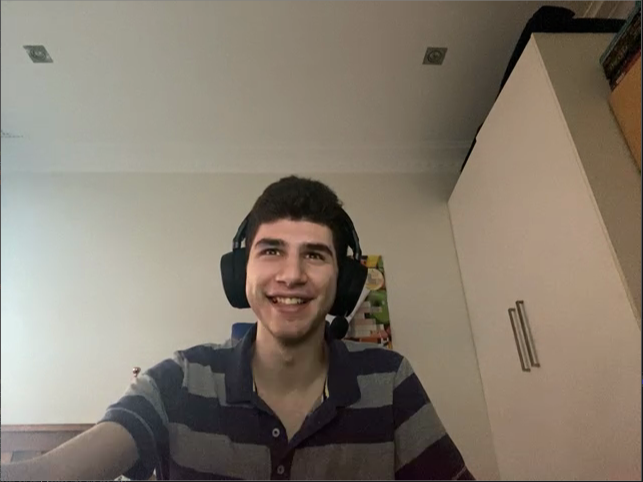
#> input picture virtualBkgdImgs/imageWithoutLight.PNG, 1285 x 964 px (shown at 1/2 size)
$ python imageClusterings.py ./virtualBkgdImgs/imageWithoutLight.PNG   (older library calls are emulated)
#> lines starting #> are read from the running program, lines starting #| are printed output that depends on the picture
### viewFileImage.py
################################################################################

# Alpacas & Fences - viewFileImage
# Authors: 470203101, 470386390, 470354850

# In order to run this file alone:
# $ python viewFileImage.py ./virtualBkgdImgs/imageWithoutLight.PNG
# OR
# $ python viewFileImage.py ./virtualBkgdImgs/IMG20190812150924.jpg

# This script aids in the collection of an image from file.

################################################################################
# Imports
################################################################################
import sys
import cv2

################################################################################
# Constants
################################################################################

################################################################################
# Functions
################################################################################
# readImage
# Returns the read in image file.
# Input:
#   - imageFileName | str -> image file name
# Output:
#   - image
def readImage(imageFileName):
  return  cv2.imread(imageFileName)

#-------------------------------------------------------------------------------
# resize2ScreenImage
# Resize the image to better fit on the screen.
# Input:
#   - image | cv2 image -> image object/data
# Output:
#   - image | cv2 image -> image object/data
# Note:
#   - Image will fit screen.
def resize2ScreenImage(image):
  # Resize the image
  screen_w = 800;
  screen_h = 600;
  img_h = len(image[0])
  img_w = len(image)
  scale_const = 0.75
  #scale_val = scale_const
  scale_val = {
    True: screen_w/img_w*scale_const,
    False: screen_h/img_h*scale_const,
  }[img_w > img_h] # percent of original size
  width = int(img_h * scale_val)
  height = int(img_w * scale_val)
  dim = (width, height)

  # resize image
  return cv2.resize(image, dim, interpolation = cv2.INTER_AREA)

#-------------------------------------------------------------------------------
# viewImagePersistant
# Show the given image in a frame with specified name.
# Input:
#   - frameName | str -> frame name
#   - image | cv2 image -> image object/data
# Output:
#   - N/A
# Note:
#   - Image is shown on the screen.
#   - Code will not progress from this point, until the image has been closed.
def viewImagePersistant(frameName, image):
  cv2.imshow(frameName, image)

  # Wait until the window has been closed
  while cv2.getWindowProperty(frameName, cv2.WND_PROP_VISIBLE) > 0:
    keyCode = cv2.waitKey(50)

#-------------------------------------------------------------------------------
# viewImage
# Show the given image in a frame with specified name.
# Input:
#   - frameName | str -> frame name
#   - image | cv2 image -> image object/data
# Output:
#   - N/A
# Note:
#   - Image is shown on the screen.
#   - Code will not progress from this point, until the image has been closed.
def viewImage(frameName, image):
  cv2.imshow(frameName, image)

#-------------------------------------------------------------------------------
# closeAllImages
# Closes all open image frames.
# Input:
#   - N/A
# Output:
#   - N/A
def closeAllImages():
  cv2.destroyAllWindows()


################################################################################
# Main
################################################################################
# [21 lines left out: function main, not called in this run]

# [2 lines that do not run on import are left out]

### imageManipulations.py
################################################################################

# Alpacas & Fences - imageManipulations
# Authors: 470203101, 470386390, 470354850

# In order to run this file alone:
# $ python imageManipulations.py

# This script aids in the manipulations of images needed for other scripts.

################################################################################
# Imports
################################################################################
from skimage.measure import compare_ssim
import imutils
import cv2
import numpy as np
from PIL import Image

################################################################################
# Constants
################################################################################
hist_equ_tile_size = 8

################################################################################
# Functions
################################################################################
# histEqu
# Removes the background of the given rgb_img through diffing the bkgd_img
# Input:
#   - bgr_img | cv2 image -> image object/data
#   - bkgd_img | cv2 image -> image object/data
# Output:
#   - N/A
# Notes:
#   - Implementation guided from https://docs.opencv.org/master/d5/daf/tutorial_py_histogram_equalization.html
# [34 lines left out: functions histEqu, diffImgs, not called in this run]

#-------------------------------------------------------------------------------
# normImg
# Normalise image
# Input:
#   - img | cv2 image -> image object/data
# Output:
#   - img | cv2 image -> image object/data with values between 0.0 and 1.0
def normImg(img):
  img = np.subtract(img, np.amin(img))
  img = np.divide(img, np.amax(img))
  return img

#-------------------------------------------------------------------------------
# resizeImage
# Resize the image.
# Input:
#   - image | cv2 image -> image object/data
#   - scale | 0.0 -> 1.0 | float -> scale
# Output:
#   - image | cv2 image -> image object/data
# Note:
#   - Image will fit screen.
def resizeImage(image, scale=0.5):
  # Resize the image
  img_h, img_w = image.shape[0:2]
  new_w = int(img_w * scale)
  new_h = int(img_h * scale)
  # dim = (width, height)
  dim = (new_w, new_h)

  # resize image
  return cv2.resize(image, dim, interpolation = cv2.INTER_AREA)

################################################################################
# Main
################################################################################
def main():
  pass

# [2 lines that do not run on import are left out]

### imageClusterings.py
################################################################################

# Alpacas & Fences - imageClusterings.py
# Authors: 470203101, 470386390, 470354850

# In order to run this file alone:
# $ python imageClusterings.py ./virtualBkgdImgs/imageWithoutLight.PNG
# OR
# $ python imageClusterings.py ./virtualBkgdImgs/IMG20190812150923.jpg

################################################################################
# Imports
################################################################################
import cv2
import numpy as np
import math
from PIL import Image

################################################################################
# Constants
################################################################################
COLOR_MAX = 255
COLOR_MIN = 0

C_THRESH = 20
D_TILE = 1

################################################################################
# Functions
################################################################################
# removeListDup
# Removes duplicates from a list.
# Input:
#   - l | list
# Output:
#   - l | list
# Note:
#   - (0, 1) and (-0, 1) are treated as being the same thing.
def removeListDup(l):
  return list(dict.fromkeys(l))

#-------------------------------------------------------------------------------
# createCheckList
# Creates the list of tiles to look at
# relative to the currently looked at tile.
# Input:
#   - r | int -> range around current tile.
# Output:
#   - list of tuples
def createCheckList(r):
  l = []
  for i in range(1, r+1):
    for j in range(i):
      l.append((i,j))
      l.append((-i,j))
      l.append((-i,-j))
      l.append((i,-j))
      l.append((j,i))
      l.append((-j,i))
      l.append((-j,-i))
      l.append((j,-i))
    l.append((i,i))
    l.append((-i,i))
    l.append((-i,-i))
    l.append((i,-i))
  return removeListDup(l)

#-------------------------------------------------------------------------------
# createGroupsBGR
# Returns pixel groups.
# Input:
#   - bgr_img | cv2 image -> image object/data
#   - c_thresh | 0 - 255 int -> colour threshold
#   - r_tile | int -> # top left corner tiles to look at.
# Output:
#   - gray_img | cv2 image -> image object/data
def createGroupsBGR(bgr_img, c_thresh=C_THRESH, d_tile=D_TILE):
  b_img, g_img, r_img = cv2.split(bgr_img)
  # For each pixel, go down
  row, col, channels = bgr_img.shape
  gp_img = np.zeros((row, col))-1.0;
  gp_dict = {}

  tiles = createCheckList(d_tile)

  def peekHue(r, c):
    return (b_img[r][c], g_img[r][c], r_img[r][c])

  def peekGroup(r, c):
    return gp_img[r][c]

  def peekSurround(r, c, tiles):
    #print(f"[peekSurround - DATA]: r = {r}, c = {c}")
    gps = {}
    # obtain current tile's colour (hue)
    p_b, p_g, p_r = peekHue(r, c)
    for d_r, d_c in tiles:
      tile_r = r+d_r
      tile_c = c+d_c
      # check tile is possible
      if tile_r < 0 or tile_c < 0 or tile_r >= row or tile_c >= col:
        # no current group
        # therefore can not compare
        continue
      # look at tile group
      g = peekGroup(tile_r, tile_c)
      if g == -1.0:
        # no current group
        # therefore can not compare
        continue
      # look at tile colour (hue)
      h_b, h_g, h_r = peekHue(tile_r, tile_c)
      h_b_diff = min(abs(p_b-h_b), abs(p_b+COLOR_MAX-h_b))
      h_g_diff = min(abs(p_g-h_g), abs(p_g+COLOR_MAX-h_g))
      h_r_diff = min(abs(p_r-h_r), abs(p_r+COLOR_MAX-h_r))
      #h_diff = math.sqrt(h_b_diff**2 + h_g_diff**2 + h_r_diff**2)
      # save the group num as the tile is within color hue thres
      if (0 <= h_b_diff) and (h_b_diff <= c_thresh) and (0 <= h_g_diff) and (h_g_diff <= c_thresh) and (0 <= h_g_diff) and (h_g_diff <= c_thresh):
      #if (0 <= h_diff) and (h_diff <= c_thresh):
        try:
          gps[g] += 1
        except:
          gps[g] = 1
    return gps

  # find groups
  gp_n = 0; # last group number
  for r in range(row):
    col_range = range(col)
    if r%2 != 0:
      col_range = reversed(col_range)
    #print(f"[createGroups - DATA]: r = {r}, gp_n = {gp_n}")
    for c in col_range:
      gps = peekSurround(r, c, tiles)
      if len(gps.keys()) == 0:
        gp_img[r][c] = gp_n
        gp_n += 1
      else:
        k_max, v_max = -1, -1
        for k, v in gps.items():
          if v_max <= v:
            v_max = v
            k_max = k
        gp_img[r][c] = k_max

  return gp_img


#-------------------------------------------------------------------------------
# createGroupsGray
# Returns pixel groups.
# Input:
#   - gray_img | cv2 image -> image object/data
#   - c_thresh | 0 - 255 int -> colour threshold
#   - r_tile | int -> # top left corner tiles to look at.
# Output:
#   - gray_img | cv2 image -> image object/data
# [65 lines left out: function createGroupsGray, not called in this run]

################################################################################
# Main
################################################################################
def main():
  print("[imageClusterings - INFO]: Starting imageClusterings.py")
  import sys, time

  frameName = f"Showing webcam"

  print("[imageClusterings - HELP]: To finish the program, please close the images.")

  # See if we can find the image file given
  try:
    # sys.argv[0] is the script name
    imageFileName = sys.argv[1]
    print(f"[imageClusterings - INFO]: image specified as {imageFileName}")

    # Read in the wanted image
    bgr_img = readImage(imageFileName)
#> in readImage, returned value is the input picture: shape (964, 1285, 3); mean B, G, R 109.9, 122.8, 132.7
    print(f"[imageClusterings - DATA]: size(bgr_img) = {bgr_img.shape}")
#| [imageClusterings - DATA]: size(bgr_img) = (964, 1285, 3)
    frameName = f"Select img"
  except:
    print(f"[imageClusterings - WARN]: No image specified...")
    print(f"[imageClusterings - INFO]: Grabbing background image from webcam...")
    print(f"[imageClusterings - INFO]: Please move away.")
    time.sleep(1.5)

    # Start up the camera
    cap = camStart()
    bgr_img = captureImg(cap)
    print(f"[imageClusterings - INFO]: Grabbed image.")
    camFinish(cap)
    print(f"[imageClusterings - INFO]: Please come back.")

  bgr_img_resized = resize2ScreenImage(bgr_img)
#> in resize2ScreenImage, `img_h = len(image[0])`: img_h = 1285
#> in resize2ScreenImage, `img_w = len(image)`: img_w = 964
#> in resize2ScreenImage, `scale_val = { True: screen_w/img_w*scale_const, False: screen_h/img_h*..`: scale_val = 0.35
#> in resize2ScreenImage, `width = int(img_h * scale_val)`: width = 449
#> in resize2ScreenImage, `height = int(img_w * scale_val)`: height = 337
#> in resize2ScreenImage, `dim = (width, height)`: dim = (449, 337)
  viewImage(frameName+' | bgr_img', bgr_img_resized)
  gray_img = cv2.split(cv2.cvtColor(bgr_img, cv2.COLOR_BGR2GRAY))[0]
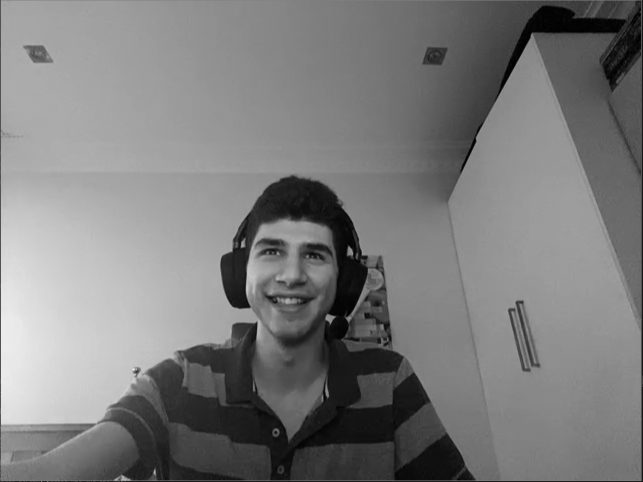
#> gray_img: shape (964, 1285) (shown at 1/2 size); min 0, max 247, mean 124.3
  gray_img_resized = resize2ScreenImage(gray_img)
#> in resize2ScreenImage (call 2), `return cv2.resize(image, dim, interpolation = cv2.INTER_AREA)`:
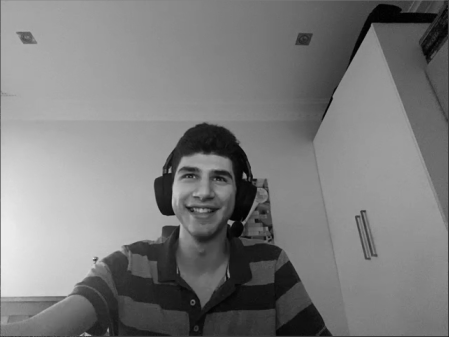
#> returned value: shape (337, 449); min 0, max 237, mean 124.3
  viewImage(frameName+' | gray_img', gray_img_resized)

  # Imaging variables
  c_thresh = 200
  d_tile = 2;
  scale = 0.025

  # Remove the background
  scale = 0.025
  groups_img = createGroupsBGR(resizeImage(bgr_img, scale), c_thresh, d_tile)
#> in createGroupsBGR, `b_img, g_img, r_img = cv2.split(bgr_img)`:
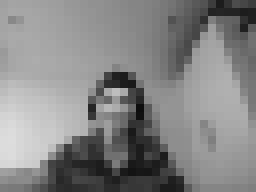
#> r_img: shape (24, 32) (shown 8 times larger); min 13, max 221, mean 132.7
#> the loop in createGroupsBGR, `for r in range(row):` made 24 passes
#> after the loop in createGroupsBGR, `for r in range(row):`:
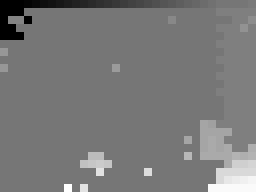
#> gp_img: shape (24, 32) float64 (shown 8 times larger); min 0, max 54, mean 25.6; drawn with min black and max white
  print(f"[imageClusterings - DATA]: groups_img.shape = {groups_img.shape}")
#| [imageClusterings - DATA]: groups_img.shape = (24, 32)
  print(f"[imageClusterings - DATA]: np.amax(groups_img) = {np.amax(groups_img)}")
#| [imageClusterings - DATA]: np.amax(groups_img) = 54.0
  print(f"[imageClusterings - DATA]: np.amin(groups_img) = {np.amin(groups_img)}")
#| [imageClusterings - DATA]: np.amin(groups_img) = 0.0
  groups_img = normImg(groups_img)
  groups_img_resized = resize2ScreenImage(groups_img)
  # Show image as persistant, so that we know that it has been captured.
  viewImage(f"{frameName} | groups_img | scale={scale}, c_thresh={c_thresh}, d_tile={d_tile}", groups_img_resized)

  # Remove the background
  scale = 0.05
  groups_img = createGroupsBGR(resizeImage(bgr_img, scale), c_thresh, d_tile)
#> call 2 of createGroupsBGR, with c_thresh = 200, d_tile = 2
#> in createGroupsBGR (call 2), `b_img, g_img, r_img = cv2.split(bgr_img)`:
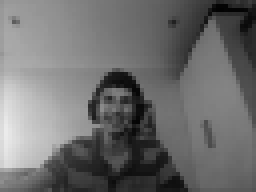
#> b_img: shape (48, 64) (shown 4 times larger); min 2, max 235, mean 109.9
#> after the loop in createGroupsBGR (call 2), `for r in range(row):`:
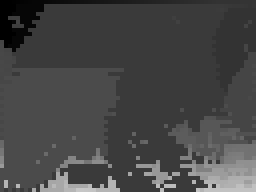
#> gp_img: shape (48, 64) float64 (shown 4 times larger); min 0, max 198, mean 69.9
  print(f"[imageClusterings - DATA]: groups_img.shape = {groups_img.shape}")
#| [imageClusterings - DATA]: groups_img.shape = (48, 64)
  print(f"[imageClusterings - DATA]: np.amax(groups_img) = {np.amax(groups_img)}")
#| [imageClusterings - DATA]: np.amax(groups_img) = 198.0
  print(f"[imageClusterings - DATA]: np.amin(groups_img) = {np.amin(groups_img)}")
#| [imageClusterings - DATA]: np.amin(groups_img) = 0.0
  groups_img = normImg(groups_img)
#> in normImg (call 2), `img = np.divide(img, np.amax(img))`:
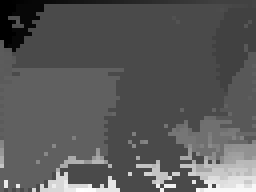
#> img: shape (48, 64) float64 (shown 4 times larger); min 0, max 1, mean 0.353
  groups_img_resized = resize2ScreenImage(groups_img)
  # Show image as persistant, so that we know that it has been captured.
  viewImagePersistant(f"{frameName} | groups_img | scale={scale}, c_thresh={c_thresh}, d_tile={d_tile}", groups_img_resized)
#> (key Esc is pressed here)

  closeAllImages()

  print("[imageClusterings - INFO]: Finished.")

if __name__ == "__main__":
  from viewFileImage import readImage, resize2ScreenImage, viewImage, viewImagePersistant, closeAllImages
  from viewCamera import camStart, captureImg, camFinish
  from imageManipulations import normImg, resizeImage

  print("[MAIN - INFO]: Starting...")
  main()
  print("[MAIN - INFO]: Finished.")
